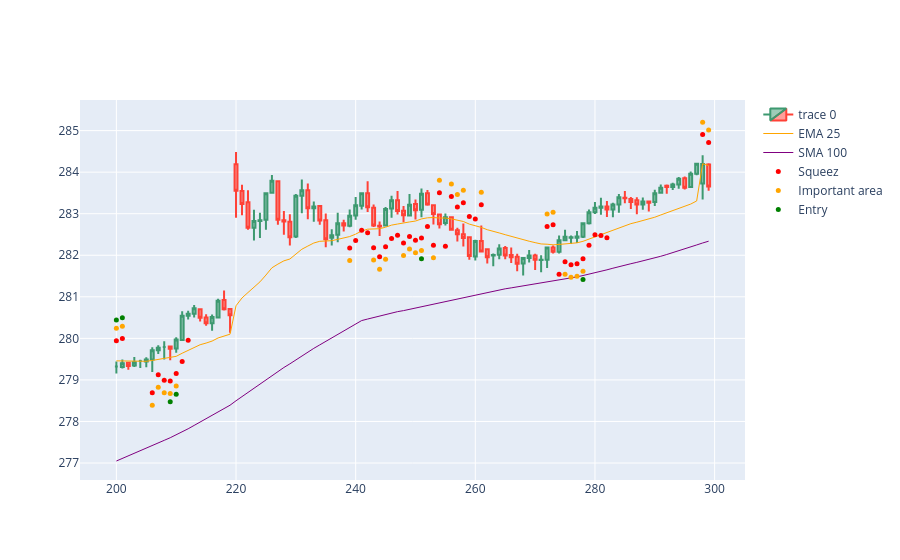

The notebook cell saved with this chart:
### Code cell
import plotly.io as pio
import plotly.graph_objects as go  

dfpl = df[200:300]

fig = go.Figure(
    data=[
        go.Candlestick(
            x=dfpl.index,
            open=dfpl['open_5min'],
            high=dfpl['high_5min'],
            low=dfpl['low_5min'],
            close=dfpl['close_5min']),
        go.Scatter(
            x=dfpl.index, 
            y=dfpl['ema25'],
            line=dict(color='orange', width=1), 
            name="EMA 25"),
        go.Scatter(
            x=dfpl.index, 
            y=dfpl['sma100'],
            line=dict(color='purple', width=1), 
            name="SMA 100")
    ]
)

fig.add_scatter(x=dfpl.index, y=dfpl['squezzeArea'], mode="markers", marker=dict(size=5, color="red"), name="Squeez")
fig.add_scatter(x=dfpl.index, y=dfpl['squeezeCloseToEmaArea'], mode="markers", marker=dict(size=5, color="orange"), name="Important area")
fig.add_scatter(x=dfpl.index, y=dfpl['posibleBreakArea'], mode="markers", marker=dict(size=5, color="green"), name="Entry")

fig.update_layout(xaxis_rangeslider_visible=False)
fig.show()
